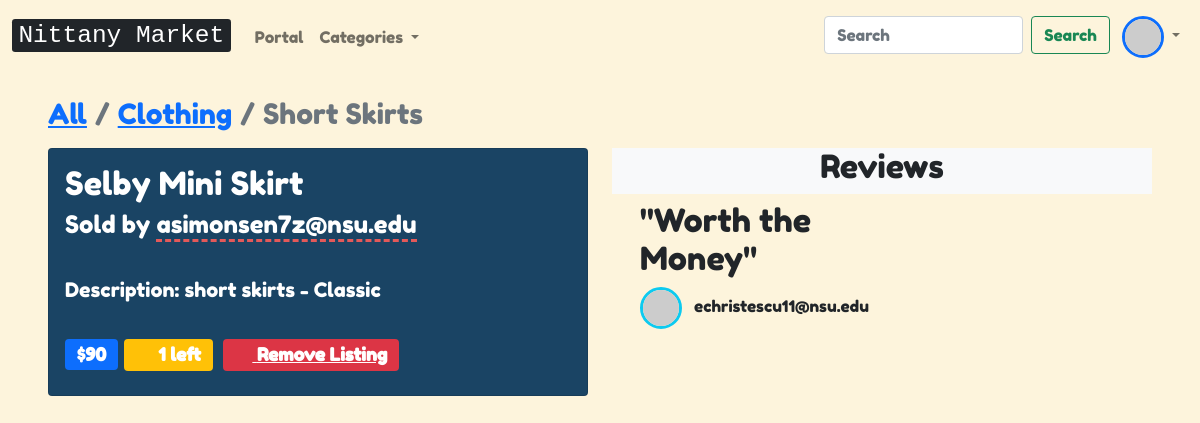
The page /product-listing/394/ (signed in) on the database its author committed.
### apps/products/models.py (models this page shows, shortened)
class Category(models.Model):
    category_name = models.CharField(max_length=255, primary_key=True)
    parent_category = models.CharField(max_length=255)
    def get_parents(self):
        stack = [self]
        tree = [self.category_name]
        while len(stack) != 0:
            current = stack.pop()
            if not current.parent_category == "Root":
                tree = [current.parent_category] + tree
                stack.append(Category.objects.get(category_name=current.parent_category))
        return tree

class ProductListing(models.Model):
    seller = models.ForeignKey(Seller, on_delete=models.CASCADE, related_name="product_listings")
    listing_id = models.IntegerField()
    category = models.ForeignKey(Category, on_delete=models.SET_NULL, null=True, related_name="product_listings")
    title = models.CharField(max_length=255)
    product_name = models.CharField(max_length=255)
    product_description = models.CharField(max_length=255)
    price = models.CharField(max_length=255)
    quantity = models.IntegerField()
    active_period = models.DateField(null=True)

class Review(models.Model):
    buyer = models.ForeignKey(Buyer, on_delete=models.CASCADE, related_name="reviews")
    seller = models.ForeignKey(Seller, on_delete=models.CASCADE, related_name="product_reviews")
    listing = models.ForeignKey(ProductListing, on_delete=models.SET_NULL, null=True, related_name="reviews")
    review_desc = models.CharField(max_length=255)

### apps/users/models.py (models this page shows, shortened)
class Seller(models.Model):
    seller_email = models.ForeignKey(User, on_delete=models.CASCADE, primary_key=True, related_name="seller_infos")
    routing_number = models.CharField(max_length=255)
    account_number = models.IntegerField()
    balance = models.FloatField()
    def __str__(self):
        return str(self.seller_email)

class Buyer(models.Model):
    buyer_email = models.ForeignKey(User, on_delete=models.CASCADE, primary_key=True, related_name="buyer_infos")
    first_name = models.CharField(max_length=255)
    last_name = models.CharField(max_length=255)
    gender = models.CharField(max_length=255, choices=GENDER_CHOICES)
    age = models.IntegerField()
    home_address_id = models.ForeignKey(Address, on_delete=models.CASCADE, related_name="home_address")
    billing_address_id = models.ForeignKey(Address, on_delete=models.CASCADE, related_name="billing_address")
    def __str__(self):
        return str(self.buyer_email)

### apps/products/views.py (the view)
# urls.py: path('product-listing/<int:listing_id>/', product_listing, name="product_listing"),
@login_required
def product_listing(request, listing_id):
    listing = get_object_or_404(ProductListing, listing_id=listing_id)
    if listing.active_period:
        messages.info(request, "Looks like that product listing was taken down by the seller :(")
        return redirect('product_listings')
    return render(request, 'products/product_listing.html', {"listing": listing})

### apps/products/context_processors.py (called while the page is built)
def root_categories(request):
    return {"root_categories": Category.objects.filter(parent_category="Root")}

### templates/products/product_listing.html (shortened to what this page needs)
{% load static %}
<!doctype html>
<html lang="en">
    <head>
        <link href="{% static 'fontawesome-free-5.15.3-web/css/all.min.css' %}" rel="stylesheet">
        <link href="{% static 'bootstrap5.0.1/css/bootstrap.min.css' %}" rel="stylesheet">
    </head>
    <body style="font-family: 'Fredoka One',serif; background-color: #FDF4DC;">
    <main>
        {% include 'navbar.html' %}
        <div class="container-fluid px-5 py-4">
            <nav aria-label="breadcrumb">
              <ol class="breadcrumb h3">
               <li class="breadcrumb-item"><a href="{% url 'category' 'all' %}">All</a></li>
                {% for cat in listing.category.get_parents %}
                    <li class="breadcrumb-item"><a href="{% url 'category' cat %}">{{ cat }}</a></li>
                {% endfor %}
                 <li class="breadcrumb-item text-muted">{{ listing.title|title }}</li>
              </ol>
            </nav>
            <div class="row">
                <div class="col">
                    <div class="row h4">
                <div class="col">
                    <div class="card text-white" style="max-width: 100%; background-color: #1A4464;">
                        <div class="row g-0">
                            <div class="col">
                                <div class="card-body">
                                    <div class="d-flex justify-content-between">
                                        <h2 class="card-title text-white">
                                            <a href="" target="_blank" style="color: white; text-decoration: none">{{ listing.product_name|title  }}</a>
                                            <br><small class="h4">Sold by <span style="border-bottom: 3px #e35959 dashed;">{{ listing.seller }}</span></small>
                                        </h2>
                                    </div>
                                    <br>
                                    <p class="overflow-auto h5">
                                    {% if listing.product_description %}
                                    Description: {{ listing.product_description  }}
                                    {% else %}
                                    No description
                                    {% endif %}
                                    </p>
                                    <br>
                                    <h4>
                                        <span>
                                            <span class="badge bg-primary text-white">
                                                {{ listing.price }}
                                            </span>
                                            {% if listing.quantity != 0 %}
                                            <span class="badge bg-warning text-white me-1" >
                                                <i class="fas fa-fire me-1"></i>
                                                {{ listing.quantity }} left
                                            </span>
                                                {% if user == listing.seller %}
                                            <span class="badge bg-success text-white" >
                                                <i class="fas fa-shopping-cart me-1"></i>
                                                Add To Cart
                                            </span>
                                                {% else %}
                                                    {% if listing.active_period %}
                                                    <span class="badge bg-info text-white me-1 mt-2" >
                                                        <i class="fas fa-calendar me-1"></i>
                                                        Removed On {{ listing.active_period }}
                                                    </span>
                                                    {% else %}
                                                <a href="{% url 'remove_product_listing' listing.listing_id %}" class="badge bg-danger text-white" >
                                                <i class="fas fa-trash me-1"></i>
                                                Remove Listing
                                                </a>
                                                        {% endif %}
                                                {% endif %}
                                            {% endif %}
                                        </span>
                                    </h4>
                                </div>
                            </div>
                        </div>
                    </div>
                </div>
            </div>
                </div>
                <div class="col">
                       <span class="bg-light d-flex justify-content-center mb-2">
                <h2>{% if not listing.reviews.all %}No{% endif %} Reviews</h2>
            </span>
            <div class="row row-cols-1 row-cols-md-2 g-5 ms-1">
                {% for review in listing.reviews.all %}
                <div class="col" >
                    <h2>"{{ review.review_desc }}"</h2>
                    <img src="https://robohash.org/{{ review.buyer }}.png?set=set3" alt="{{ review.buyer.buyer_email.first_name }}" class="border border-3 border-info rounded-circle" width="42" height="42">
                    <span class="ms-2"> {{ review.buyer }}</span><br>
                </div>
                {% endfor %}
            </div>
                </div>
            </div>
        </div>
    </main>
    </body>
</html>

### rows shown on the page
Category: get_parents "Clothing"
ProductListing: title "Short Skirts", product_name "Selby Mini Skirt", seller "asimonsen7z@nsu.edu", product_description "short skirts - Classic", price "$90", quantity "1"
Review: review_desc "Worth the Money", buyer "echristescu11@nsu.edu"
